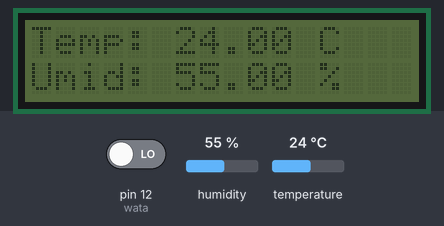
Bench run of a sketch on a simulated Arduino Uno, built with avr-gcc and run on an emulated ATmega328P. Parts: 16×2 character LCD. Inputs (shaded band) come from the test bench; at power-on: pin 12 (wata) LOW, humidity 55 %, temperature 24 °C.

Above: at 1.2 s.
1.3 s: pin 12 (wata) driven HIGH
At 2.6 s:
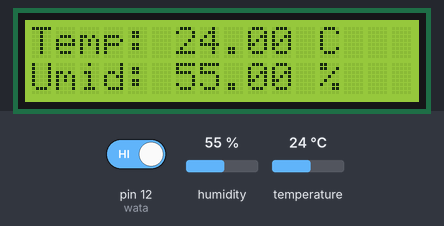
3.0 s: humidity set to 22 %
At 5.5 s:
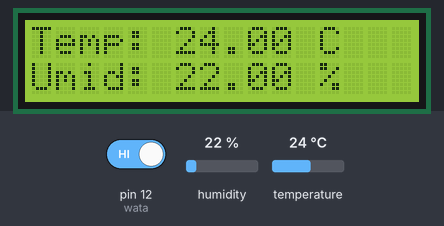
5.9 s: temperature set to 12 °C
At 7.7 s:
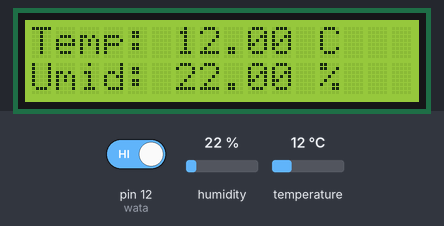
8.5 s: pin 12 (wata) driven LOW
At 9.6 s:
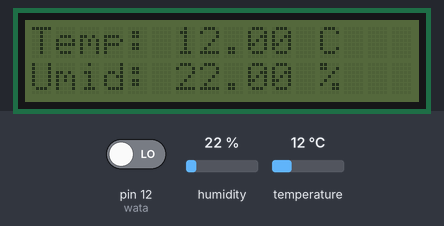
10.3 s: humidity set to 40 %
At 12.3 s:
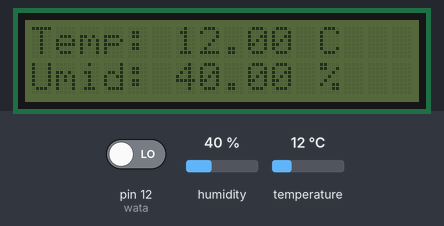
13.5 s: temperature set to 19 °C
At 15.8 s:
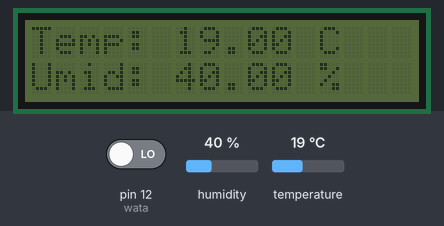
Timing chart, 0 to 17.0 s (numbered marks = the images above; inputs shaded):
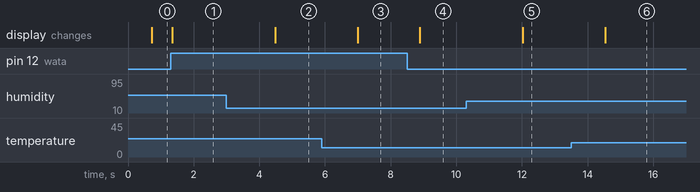

Measured:
- after the input at 1.3 s, the display: changes after 0.05 s (image 1)
- after the input at 3.0 s, the display: changes after 1.5 s (image 2)
- after the input at 5.9 s, the display: changes after 1.1 s (image 3)
- after the input at 8.5 s, the display: changes after 0.38 s (image 4)
- after the input at 10.3 s, the display: changes after 1.7 s (image 5)
- after the input at 13.5 s, the display: changes after 1.0 s (image 6)

The sketch:

lcd.ino
```cpp
/********************************
* name:I2C LCD1602
* function:You should now see your I2C LCD1602 display the flowing characters: "SunFounder" and "hello, world".
********************************/
//Email:support@sunfounder.com
//Website:www.sunfounder.com
/********************************/
// include the library code
#include <Wire.h>
#include <LiquidCrystal_I2C.h>
#include <dht.h>


dht DHT;

#define DHT11_PIN 7
int i;

/**********************************************************/
LiquidCrystal_I2C lcd(0x3F,16,2); // set the LCD address to 0x3f for a 16 chars and 2 line display
/*********************************************************/
void setup()
{
  Serial.begin(9600);
  lcd.init(); //initialize the lcd
  //lcd.begin(16,2);
  lcd.backlight(); //open the backlight
  lcd.setCursor(0,0);
  pinMode(12, INPUT); // wata
  lcd.print("Ciao!");
  lcd.noBacklight();
  //i = 0;
}
/*********************************************************/
void loop()
{
  //int value = analogRead(0); // get adc 0 value
  int motion = digitalRead(12);
  //i++;
  if(motion==HIGH){
    lcd.backlight();
  }else{
    lcd.noBacklight();
  }
  int chk = DHT.read11(DHT11_PIN);
  delay(600);
  lcd.clear();
  lcd.setCursor(0,0);
  lcd.print("Temp: ");
  lcd.print(DHT.temperature);
  lcd.print(" C");
  lcd.setCursor(0,1);
  lcd.print("Umid: ");
  lcd.print(DHT.humidity);
  lcd.print(" %  ");
  //lcd.print(value);
  //delay(100);
  //digitalWrite(12,HIGH);
   //wait for 2ms
  //delay(300);
  //digitalWrite(12,LOW);

  delay(600); //wait for 2ms
}
/************************************************************/
```
